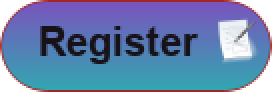
#> input picture register.png, 136 x 46 px, given in place of student.png, which was not available (shown 2 times larger)
$ python -i Attendance.py   (imports and definitions only)   (older library calls are emulated)
#> lines starting #> are read from the running program, lines starting #| are printed output that depends on the picture; pictures that were not available may be replaced by others from this repository, and a replacement may not be noted
from tkinter import *
import tkinter.messagebox as msg
import tkinter.ttk as ttk
from PIL import Image, ImageTk
import cv2
import mysql.connector
# from train_img import train
import os
import numpy as np

# haarcascade_frontalface_default.xml

def test():
    msg.showinfo("sucess", "run it",parent= apk)


# [328 lines left out: functions student_page, take_a_photo, Done, register, train_classifier, teacher_login, not called in this run]


    # [24 lines of commented-out code are left out]


def first_page():
    global app
    global bg

    app = Tk()
    app.title("Attendance System Software")
    app.geometry("1366x768")
    # app.state('zoomed')
    # app.resizable(False, False)

    # ....................................Images..............................................
    attendance_img = PhotoImage(file=r'D:\Python_DEV\Advanced_python_harry\attendance.png')

    # register_img = PhotoImage(file='D:\\Python_DEV\\Advanced_python_harry\\register.png')
    # take_btn = PhotoImage(file='D:\\Python_DEV\\Advanced_python_harry\\take_ad.png')

    student_img = Image.open(r'D:\Temp_Down\Download_new\student.png')
#> student_img is the input picture: PIL image 136x46 RGBA; mean R, G, B, A 85.3, 108, 151.3, 234.5
    student_img = student_img.resize((300, 170), Image.ANTIALIAS)
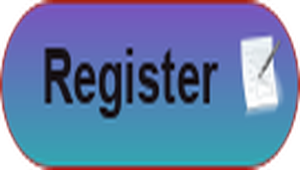
#> student_img: PIL image 300x170 RGBA; mean R, G, B, A 87.5, 108.4, 151.8, 234.4; transparent parts drawn white
    student = ImageTk.PhotoImage(student_img)

    teacher_img = Image.open(r'D:\Temp_Down\Download_new\teacherleft2.jpg')
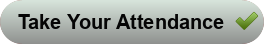
#> input picture take_ad.png, 264 x 44 px, given in place of teacherleft2.jpg, which was not available
#> teacher_img is the input picture: PIL image 264x44 RGBA; mean R, G, B, A 154.7, 161.6, 155.4, 245.9
    teacher_img = teacher_img.resize((300, 170), Image.ANTIALIAS)
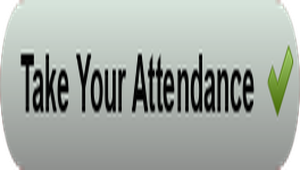
#> teacher_img: PIL image 300x170 RGBA; mean R, G, B, A 156.4, 163.3, 156.9, 245.9; transparent parts drawn white
    teacher = ImageTk.PhotoImage(teacher_img)

    bg_img = Image.open(r'D:\Temp_Down\Download_new\bg.jpg')
    bg_img = bg_img.resize((1366, 768), Image.ANTIALIAS)
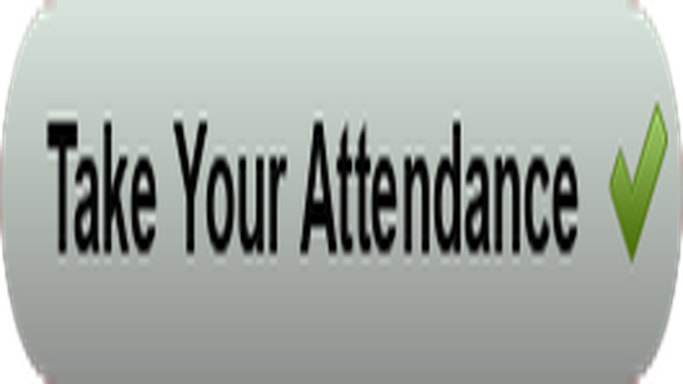
#> bg_img: PIL image 1366x768 RGBA (shown at 1/2 size); mean R, G, B, A 156.4, 163.2, 156.9, 245.9; transparent parts drawn white
    bg = ImageTk.PhotoImage(bg_img)

#> (the run stopped early here; a loop or call above may not have finished)
